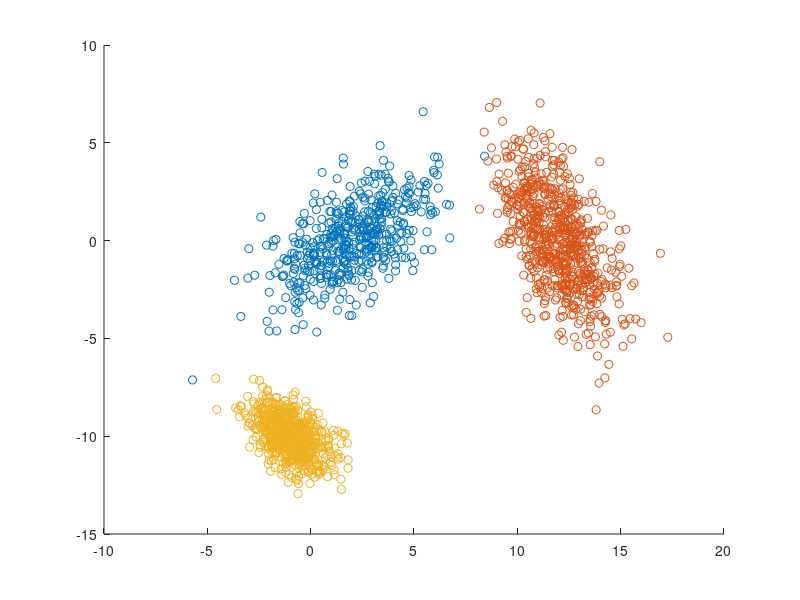
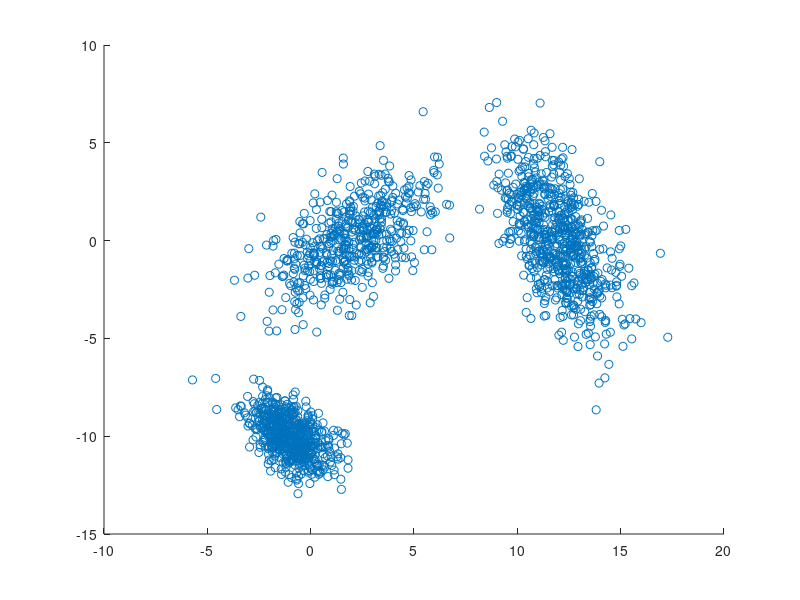

MATLAB code for these plots, in order: (Note: this script raises an error after producing the figures.)
% this is enother implementation of EM
%generate sets
clear
clc

% covariance matrices  NB! this is not most ellegant way to generate
% covariance matrices
c(1).matrix = [4, 2; 2, 3];
c(2).matrix = [2, -2; -2, 6];
c(3).matrix = [1, -0.5; -0.5, 1];

% mean values
mu(1, :) = [2, 0];
mu(2, :) = [12, 0];
mu(3, :) = [-1, -10];

% sample sizes
n(1) = 500;
n(2) = 700;
n(3) = 600;


% generate gaussians and merge them into the single dataset
DD = [];
for i = 1:3
    D(i).set = mvnrnd(mu(i, :), c(i).matrix, n(i));
    DD = [DD; D(i).set];
end

fh(1) = figure(1);
clf(fh(1))
for i = 1:3
    scatter(D(i).set(:, 1), D(i).set(:, 2))
    hold on
end


% expected number of clusters
K = 3;
estim_mu = randn(K, 2);
cPi = ones(K) * 1 / 3;
[rows, ~] = size(DD);
% generate initial  responsibilities pi and sigma matrices for each cluster
%centroids
orient = [1, 3; 4, 2];
radiuses = [3, 0; 0, 2];

for k = 1:K
    estim(k).sigma = orient * radiuses * orient';
end

fh(2) = figure(2);
exit_flag = 0;
l = 1;
while (exit_flag == 0)
    clf(fh(2))
    scatter(DD(:, 1), DD(:, 2))
    hold on
    
    %E-step
    for i = 1:rows
        for k = 1:K
            cpikp(k) = cPi(k) * mvnpdf(DD(i, :), estim_mu(k, :), estim(k).sigma);
        end
        sum_cpikp = sum(cpikp);
        for k = 1:K
            r(i, k) = cpikp(k) / sum_cpikp;
        end
    end
    
    % M-step
    for k = 1:K
        cPi(k) = sum(r(:, k)) / rows;
        
        rxx = zeros(2, 2);
        for i = 1:rows
            rx(i, :) = DD(i, :) .* r(i, k);
            rxx = rxx + DD(i, :)' * DD(i, :) * r(i, k);
        end
        
        estim_mu(k, :) = sum(rx) / sum(r(:, k));
        estim(k).sigma = rxx ./ sum(r(:, k)) - estim_mu(k, :)' * estim_mu(k, :);
        
        % in order to draw
        % perform eigen decomposition
        [Vect, Vals] = eig(estim(k).sigma);
        Vals = Vals .* 9;
        ellipse = ellipse2D(sqrt(Vals(1, 1)), sqrt(Vals(2, 2)), estim_mu(k, 1), estim_mu(k, 2), Vect, 20);
        plot(ellipse(:, 1), ellipse(:, 2))
        hold on
        plot(estim_mu(k, 1), estim_mu(k, 2), 'o', 'MarkerFaceColor', 'magenta', 'MarkerEdgeColor', 'green', 'MarkerSize', 10)
        clear ellipse
    end
    pause(0.1)
end
